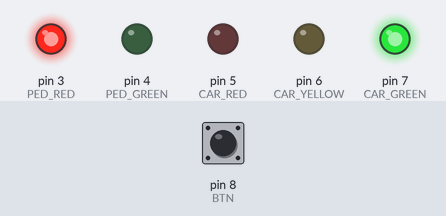
The sketch below on a simulated Arduino Uno, built with avr-gcc and run on an emulated ATmega328P. Parts: output pins drawn as LEDs (lit = HIGH). Inputs (shaded band) come from the test bench; at power-on: pin 8 (BTN) LOW.

Above: at 1.2 s.
1.3 s: pin 8 (BTN) pulled HIGH for 0.15 s
At 2.5 s:
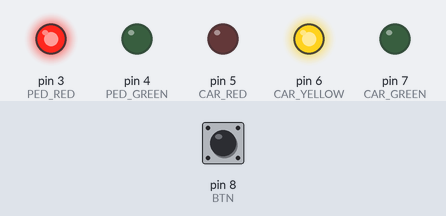
At 4.7 s:
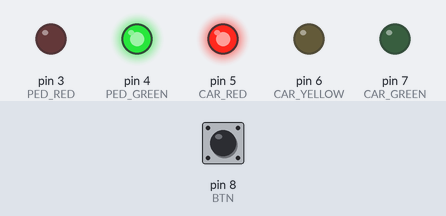
Timing chart, 0 to 12.8 s (numbered marks = the images above; inputs shaded):
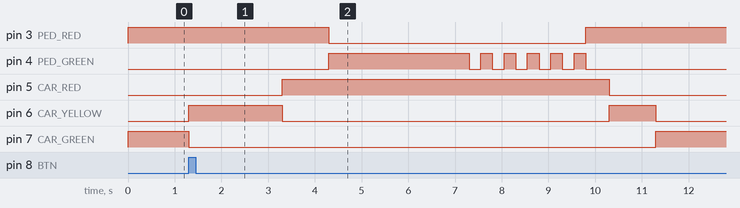

The sketch:

main.ino
```cpp
#define CAR_GREEN 7
#define CAR_YELLOW 6
#define CAR_RED 5
#define PED_GREEN 4
#define PED_RED 3

#define BTN 8
#define BTN_PRESSED_LEVEL LOW
#define BTN_READ_THRESHOLD 50
#define LVL(val) (val ? HIGH : LOW)

enum color {
  RED, GREEN, YELLOW, NONE
};

struct button {
  int pin;
  bool was_pressed;
  bool was_released;
  bool active;
  int last_read;
} button = { BTN, false, false, 0 };

struct traffic_light {
  enum color car_color;
  enum color ped_color;
} traffic_light = { GREEN, RED };

void read_button() {
  int time = millis();

  if(time < (button.last_read + BTN_READ_THRESHOLD)) {
    return;
  } else {
    button.last_read = time;
  }

  bool button_pressed = digitalRead(BTN) == BTN_PRESSED_LEVEL;

  if(button_pressed && !button.was_pressed && !button.was_released) {
    button.was_pressed = true;
  } else if(!button_pressed && button.was_pressed && !button.was_released) {
    button.was_released = true;
    button.active = true;
  }
}

void reset_button() {
  button.was_pressed = false;
  button.was_released = false;
  button.active = false;
}

void render_traffic_light() {
  digitalWrite(CAR_GREEN, LVL(traffic_light.car_color == GREEN));
  digitalWrite(CAR_YELLOW, LVL(traffic_light.car_color == YELLOW));
  digitalWrite(CAR_RED, LVL(traffic_light.car_color == RED));

  digitalWrite(PED_RED, LVL(traffic_light.ped_color == RED));
  digitalWrite(PED_GREEN, LVL(traffic_light.ped_color == GREEN));
}

void allow_pedestrians_to_pass() {
  traffic_light.car_color = YELLOW;
  traffic_light.ped_color = RED;
  render_traffic_light();
  delay(2000);

  traffic_light.car_color = RED;
  render_traffic_light();
  delay(1000);

  traffic_light.ped_color = GREEN;
  render_traffic_light();
  delay(3000);

  for(int i = 0; i < 5; i++)
  {
    traffic_light.ped_color = NONE;
    render_traffic_light();
    delay(250);

    traffic_light.ped_color = GREEN;
    render_traffic_light();
    delay(250);
  }

  traffic_light.ped_color = RED;
  render_traffic_light();
  delay(500);

  traffic_light.car_color = YELLOW;
  render_traffic_light();
  delay(1000);

  traffic_light.car_color = GREEN;
  render_traffic_light();
}

void setup()
{
  pinMode(CAR_GREEN,  OUTPUT);
  pinMode(CAR_YELLOW, OUTPUT);
  pinMode(CAR_RED,    OUTPUT);
  pinMode(PED_GREEN,  OUTPUT);
  pinMode(PED_RED,    OUTPUT);
  pinMode(BTN,        INPUT);

  render_traffic_light();
}

void loop()
{
  read_button();

  if(button.active) {
    reset_button();

    allow_pedestrians_to_pass();
  }

  render_traffic_light();
}
```

Measured:
- after the input at 1.3 s, pin 3 (PED_RED): HIGH → LOW after 3.0 s, → HIGH 5.5 s later; pin 4 (PED_GREEN): LOW → HIGH after 3.0 s, then repeats every 0.50 s: LOW 0.25 s, HIGH 0.25 s, until it stays LOW from 9.8 s
